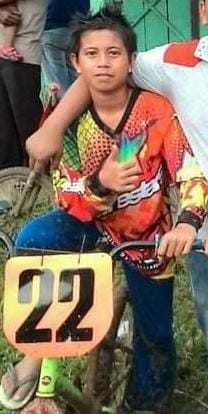
#> input picture Tugas2/Foto/AripKent.jpeg, 208 x 414 px
$ jupyter execute --allow-errors tugas2.ipynb   (older library calls are emulated)
#> lines starting #> are read from the running program, lines starting #| are printed output that depends on the picture; after the words box and inside, x2 and y2 are one past the last pixel; in counts of white or black regions, pixels touching at a corner belong together
Tugas 2 Pengolahan Citra

Face detection

[cell 1]
#Face detection using OpenCV
#menggunakan metode haar cascade

#Codenya
import cv2
import sys

imagePath = 'Foto/AripKent.jpeg'
cascPath = 'haarcascade_frontalface_default.xml'

faceCascade = cv2.CascadeClassifier(cascPath)
image = cv2.imread(imagePath)
#> image is the input picture: shape (414, 208, 3); mean B, G, R 91.8, 109.2, 126.1
# image = cv2.resize(image, (500,500))
gray = cv2.cvtColor(image, cv2.COLOR_BGR2GRAY)
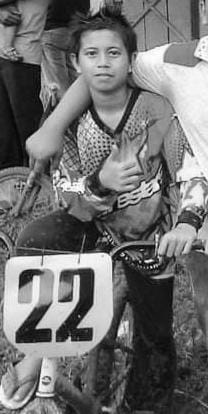
#> gray: shape (414, 208); min 1, max 255, mean 112.2
faces = faceCascade.detectMultiScale(
    gray,
    scaleFactor=1.1,
    minNeighbors=5,
    minSize=(30, 30),
    flags=cv2.CASCADE_SCALE_IMAGE
)
#> faces = [[72, 29, 62, 62], [22, 250, 70, 70]]
print("Found {0} faces!".format(len(faces)))
#| Found 2 faces!

#draw rectangel around the faces
for(x,y,w,h) in faces:
    cv2.rectangle(image, (x,y), (x+w, y+h), (0,255,0), 2)
#> this loop made 2 passes
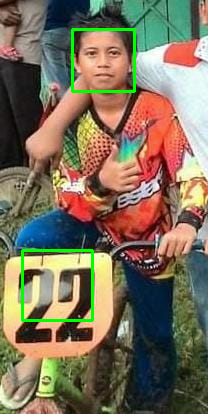
#> image: shape (414, 208, 3); 1.83% of pixels changed, all inside (x1, y1, x2, y2) = (21, 28, 136, 322)

cv2.imshow("Faces found", image)
cv2.waitKey(0)
#> Out = 27

[cell 2]
#menggunakan metode lain (masukkan namanya disini)

Filtering

[cell 3]
#filtering 1
#Sharpening
import cv2
import numpy as np

image = cv2.imread('Foto/AripKent.jpeg')
cv2.imshow('Original', image)

kernel = np.array([[0,-1,0], [-1,5,-1], [0,-1,0]])
imgsharpen = cv2.filter2D(image, -1, kernel)
cv2.imshow('Sharpening', imgsharpen)
cv2.imwrite('Hasil/AripKent_sharpening.jpeg', imgsharpen)
cv2.waitKey(0)
cv2.destroyAllWindows()

[cell 4]
#filtering 2
#gaussian blur
import cv2
image = cv2.imread('Foto/Firman2.jpeg')
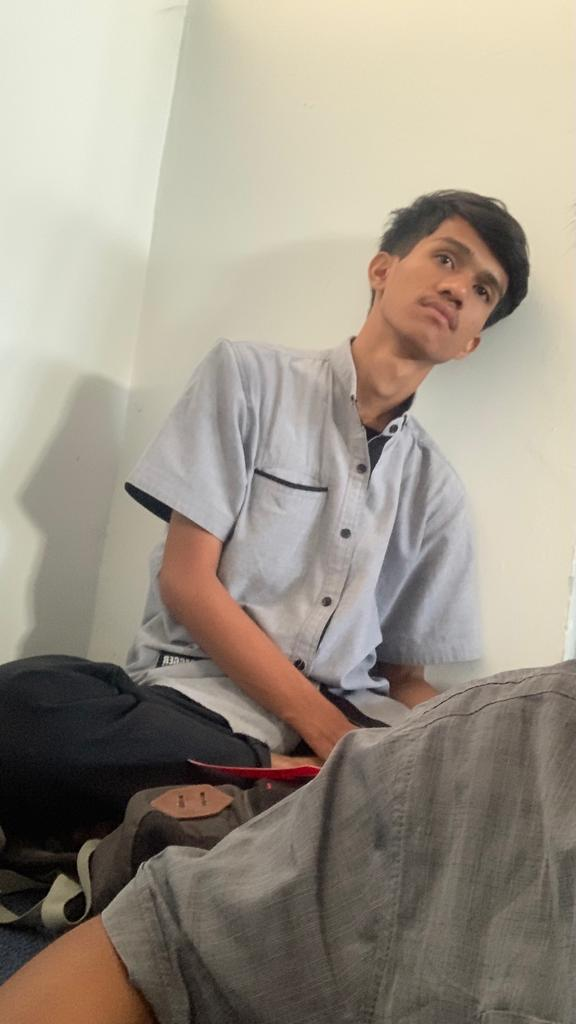
#> input picture Tugas2/Foto/firman2.jpeg, 576 x 1024 px, found by its file name
#> image is the input picture: shape (1024, 576, 3); mean B, G, R 135.6, 148.9, 157.8
cv2.imshow('Original', image)
imggaussian = cv2.GaussianBlur(image, (5,5), 0)
cv2.imshow('Gaussian Blur', imggaussian)
cv2.waitKey()
cv2.destroyAllWindows()

[cell 5]
#filtering 3
#median blur
import cv2
image = cv2.imread('Foto/Firman2.jpeg')
cv2.imshow('Original', image)
imgMedian = cv2.medianBlur(image,7)
cv2.imshow('median Blur', imgMedian)
cv2.waitKey()
cv2.destroyAllWindows()

Segmentasi

[cell 6]
#segmentasi 1
#Thresholding method
from turtle import title
import cv2
import numpy as np
import matplotlib.pyplot as plt

img = cv2.imread('foto/Faqih.jpeg')
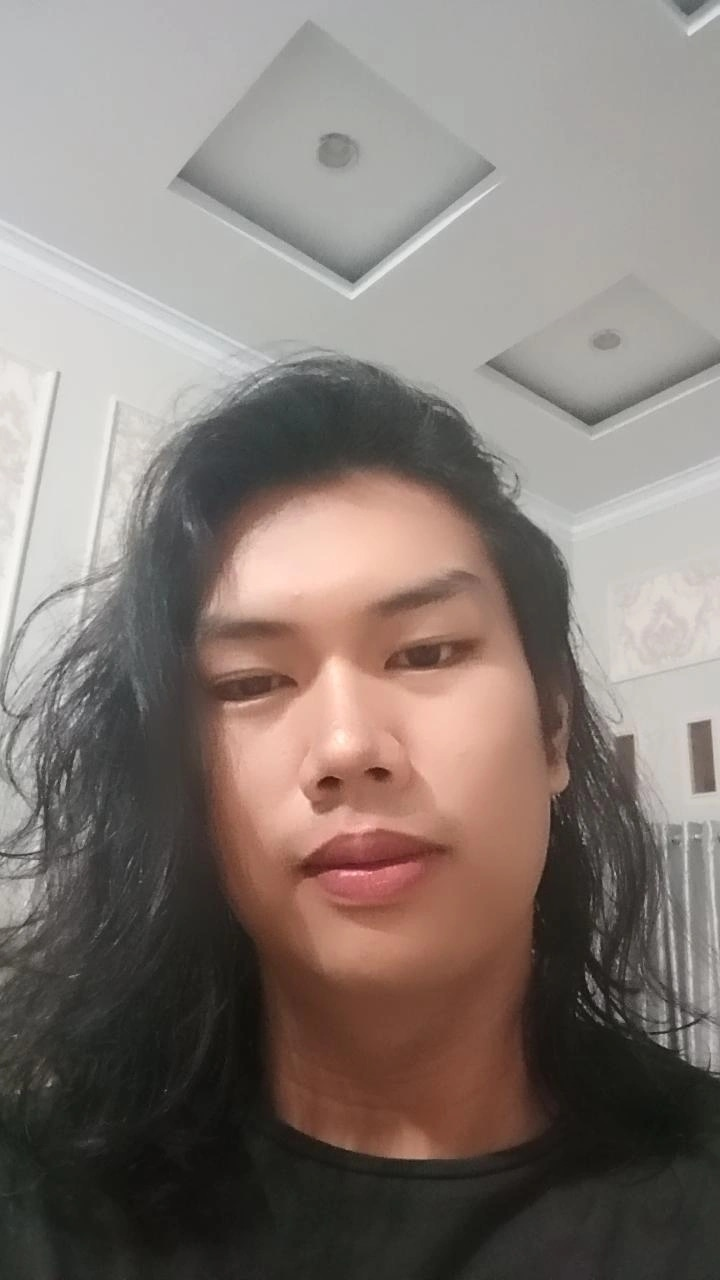
#> input picture Tugas2/Foto/Faqih.jpeg, 720 x 1280 px, found by its file name
#> img is the input picture: shape (1280, 720, 3); mean B, G, R 116.7, 122.5, 133.4
#mengubah citra menjadi grayscale
img = cv2.cvtColor(img, cv2.COLOR_BGR2GRAY)
#> img: shape (1280, 720)
img = cv2.GaussianBlur(img, (5, 5), 0)


ret, thresh1 = cv2.threshold(img, 127, 255, cv2.THRESH_BINARY) #menggunakan threshold binary
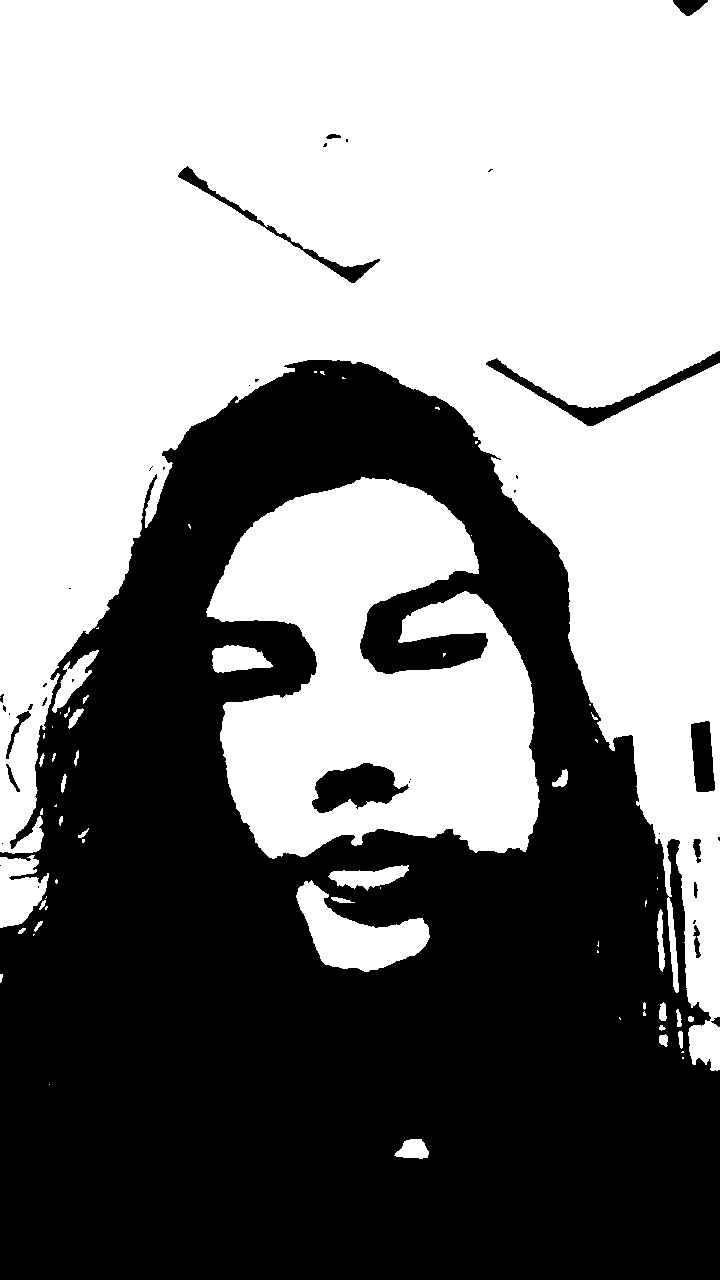
#> thresh1: shape (1280, 720); 53.5% white; 38 black regions (24 under 20 px), largest, box (x1, y1, x2, y2) and area: (0, 360, 720, 1280) 418771, (312, 763, 409, 813) 2913, (486, 351, 720, 426) 2506
ret,thresh2 = cv2.threshold(img,127,255,cv2.THRESH_BINARY_INV) #menggunakan threshold binary inverse
ret,thresh3 = cv2.threshold(img,127,255,cv2.THRESH_TRUNC) #menggunakan threshold trunc
ret,thresh4 = cv2.threshold(img,127,255,cv2.THRESH_TOZERO) #menggunakan threshold tozero
ret,thresh5 = cv2.threshold(img,127,255,cv2.THRESH_TOZERO_INV) #menggunakan threshold tozero inverse
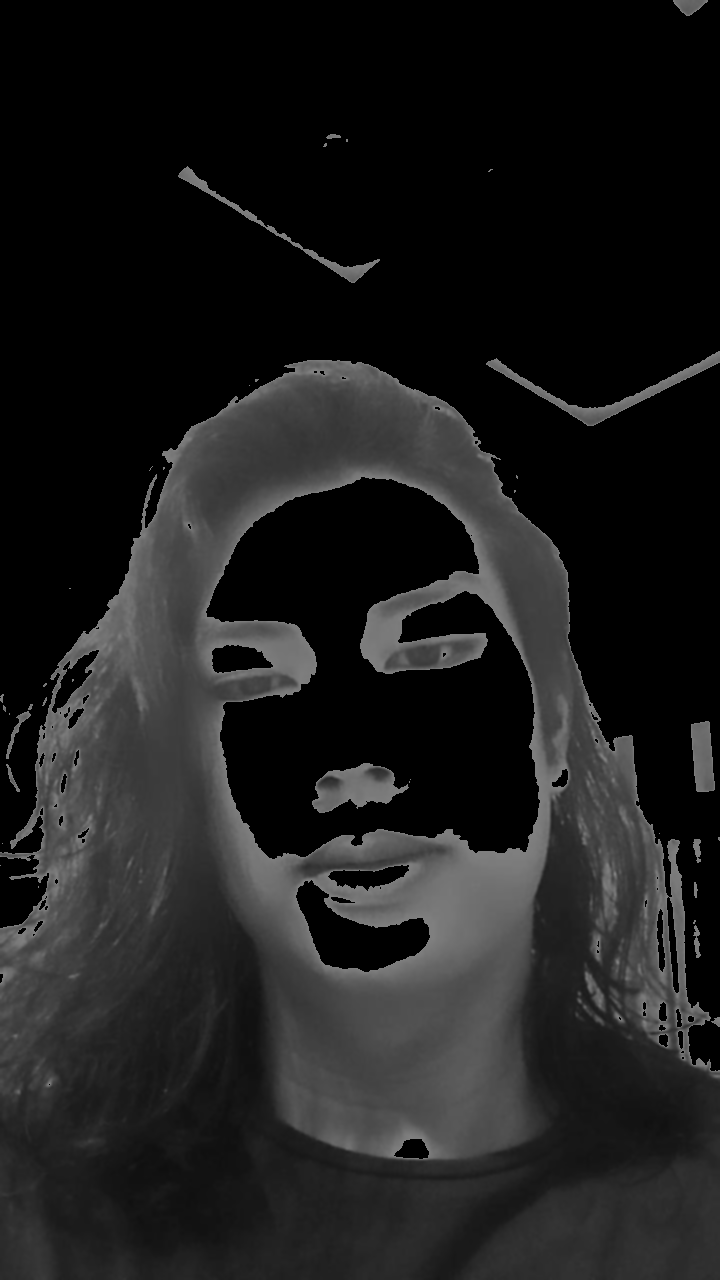
#> thresh5: shape (1280, 720); min 0, max 127, mean 29

titles = ['Original Image','BINARY','BINARY_INV','TRUNC','TOZERO','TOZERO_INV']
images = [img, thresh1, thresh2, thresh3, thresh4, thresh5]


for i in range(6):
    plt.subplot(2,3,i+1),plt.imshow(images[i],'gray')
    plt.title(titles[i])
    plt.xticks([]),plt.yticks([])

plt.show()
cv2.imwrite('hasil/hasil segmentasi Binary.jpeg', thresh1)
cv2.imwrite('hasil/hasil segmentasi Binary inverse.jpeg', thresh2)
cv2.imwrite('hasil/hasil segmentasi Trunc.jpeg', thresh3)
cv2.imwrite('hasil/hasil segmentasi Tozero.jpeg', thresh4)
cv2.imwrite('hasil/hasil segmentasi Tozero inverse.jpeg', thresh5)
#> Out = True

[cell 7]
#segmentasi 2
#Otsu's thresholding
import cv2
import numpy as np
from matplotlib import pyplot as plt

img = cv2.imread('foto/Afkar.jpeg',0)
#> (the rest of this cell did not finish here and is left out)

[cell 8]
#Edge detection 1
import cv2

# Read the original image
img = cv2.imread('foto/Faqih.jpeg')
img = cv2.resize(img, (500, 500))
#> img: shape (500, 500, 3)
# Display original image
cv2.imshow('Original', img)
cv2.waitKey(0)

# Convert to graycsale
img_gray = cv2.cvtColor(img, cv2.COLOR_BGR2GRAY)
# Blur the image for better edge detection
img_blur = cv2.GaussianBlur(img_gray, (3,3), 0)

# Sobel Edge Detection
sobelx = cv2.Sobel(src=img_blur, ddepth=cv2.CV_64F, dx=1, dy=0, ksize=5) # Sobel Edge Detection on the X axis
sobely = cv2.Sobel(src=img_blur, ddepth=cv2.CV_64F, dx=0, dy=1, ksize=5) # Sobel Edge Detection on the Y axis
sobelxy = cv2.Sobel(src=img_blur, ddepth=cv2.CV_64F, dx=1, dy=1, ksize=5) # Combined X and Y Sobel Edge Detection
# Display Sobel Edge Detection Images
cv2.imshow('Sobel X', sobelx)
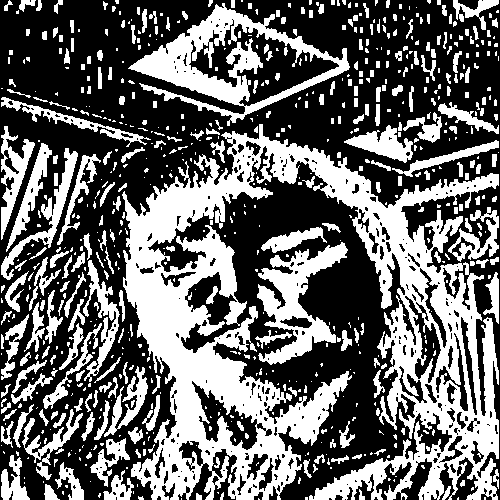
#> window 'Sobel X': shape (500, 500); 40.7% white; 712 white regions (437 under 20 px), largest, box (x1, y1, x2, y2) and area: (122, 124, 499, 500) 54411, (128, 3, 350, 126) 7767, (257, 242, 348, 365) 4346
cv2.waitKey(0)
cv2.imshow('Sobel Y', sobely)
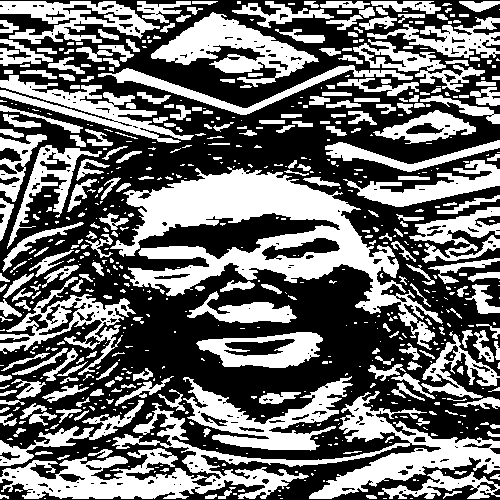
#> window 'Sobel Y': shape (500, 500); 43% white; 673 white regions (403 under 20 px), largest, box (x1, y1, x2, y2) and area: (110, 167, 443, 350) 18060, (0, 391, 500, 499) 15432, (151, 12, 319, 87) 4892
cv2.waitKey(0)
cv2.imshow('Sobel X Y using Sobel() function', sobelxy)
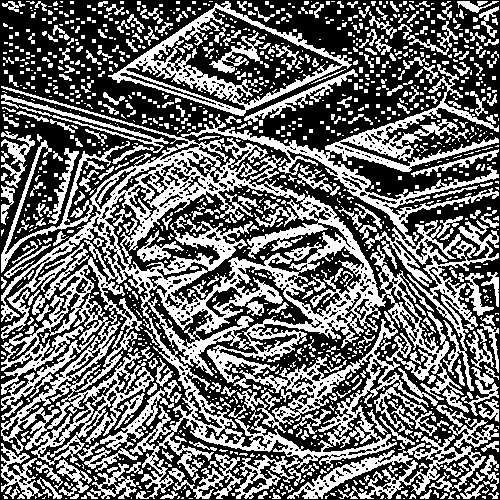
#> window 'Sobel X Y using Sobel() functi': shape (500, 500); 42.5% white; 1381 white regions (1045 under 20 px), largest, box (x1, y1, x2, y2) and area: (1, 64, 499, 499) 61242, (108, 1, 352, 116) 4691, (287, 435, 486, 499) 3336
cv2.waitKey(0)

# Canny Edge Detection
edges = cv2.Canny(image=img_blur, threshold1=100, threshold2=200) # Canny Edge Detection
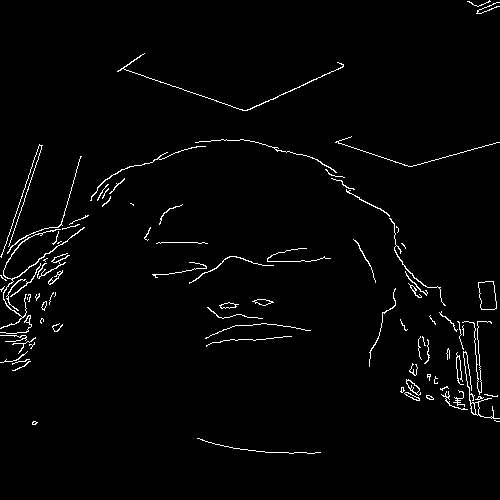
#> edges: shape (500, 500); 2% white in thin lines or dots
# Display Canny Edge Detection Image
cv2.imshow('Canny Edge Detection', edges)
cv2.waitKey(0)

cv2.destroyAllWindows()
